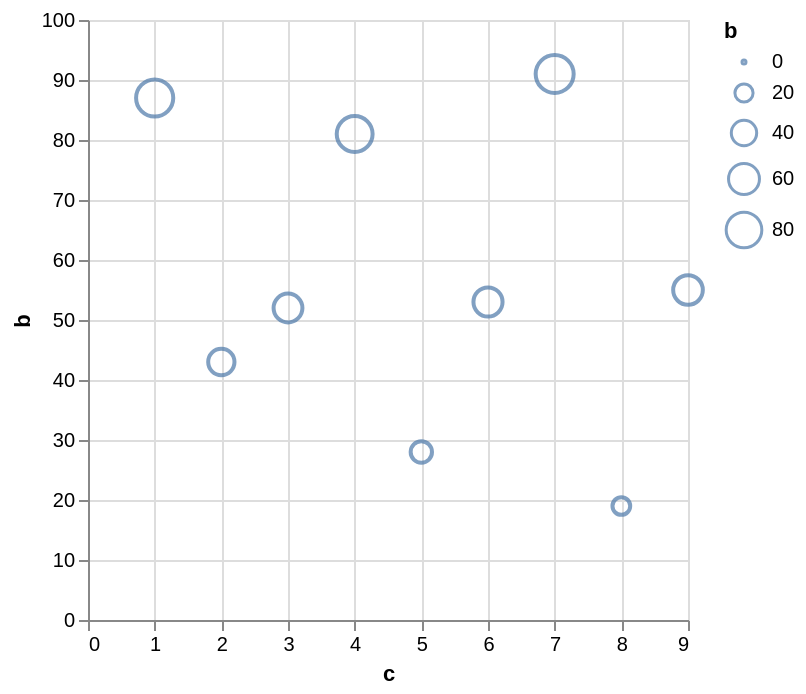

Write a Vega-Lite specification for this figure.
### Vega-Lite specification from a JSON file in a GitHub repository (floating-point values rounded to 4 significant figures)
{"data": {"values": [{"a": "A", "b": 28, "c": 5, "g": "x"}, {"a": "B", "b": 55, "c": 9, "g": "y"}, {"a": "C", "b": 43, "c": 2, "g": "x"}, {"a": "D", "b": 91, "c": 7, "g": "y"}, {"a": "E", "b": 81, "c": 4, "g": "x"}, {"a": "F", "b": 53, "c": 6, "g": "y"}, {"a": "G", "b": 19, "c": 8, "g": "x"}, {"a": "H", "b": 87, "c": 1, "g": "y"}, {"a": "I", "b": 52, "c": 3, "g": "x"}]}, "mark": "point", "encoding": {"x": {"field": "c", "type": "quantitative"}, "y": {"field": "b", "type": "quantitative"}, "size": {"field": "b", "type": "quantitative"}}}
